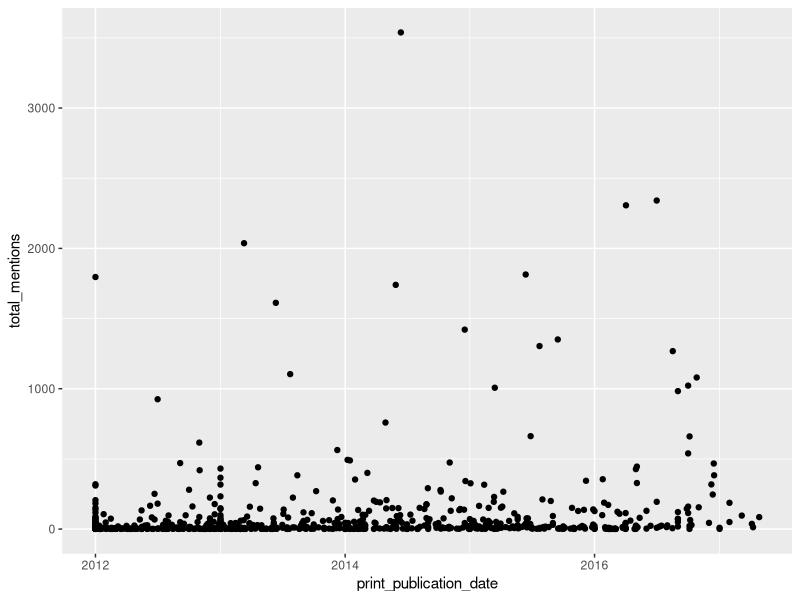
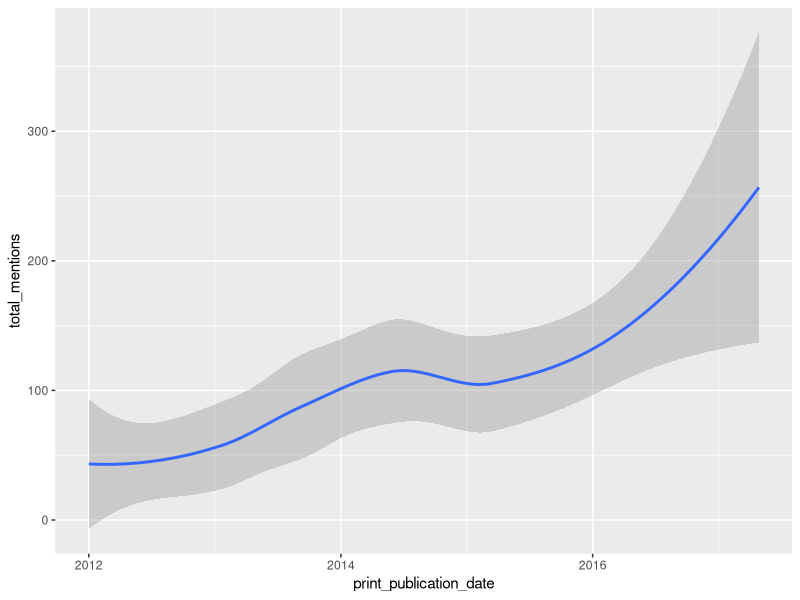
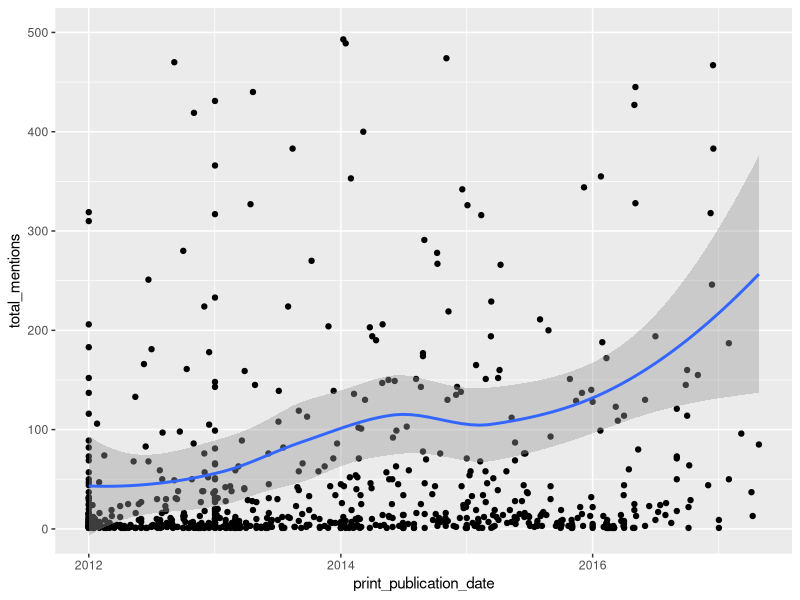

These figures' R source, in order:
# install.packages("tidyverse")

library(tidyverse)

# load an articles master file

articles <- read_csv("../files_out/20180220_0719_master.csv")

# plots articles by publication date and total mentions

ggplot(articles, aes(x = print_publication_date, y = total_mentions)) +
  geom_point() 

# plots a trend line through the mentions by date

ggplot(articles, aes(x = print_publication_date, y = total_mentions)) +
  geom_smooth()

# plots the articles and the trend on the same chart
# outlying articles with > 500 mentions excluded

ggplot(articles, aes(x = print_publication_date, y = total_mentions)) +
  geom_point() +
  geom_smooth() +
  coord_cartesian(ylim = c(0, 500))
